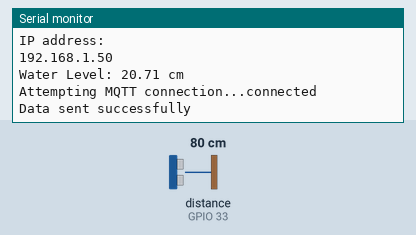
This sketch was run on a simulated ESP32. Shown: the last lines printed to the serial monitor. Wiring (inferred from the names in the program): ultrasonic range finder: trigger GPIO 32; echo GPIO 33. The test bench sets the inputs (shaded band); at power-on: distance to the obstacle (sensor on GPIO 33) 80 cm. The echo pulse lasts 58.3 µs per cm; WiFi joins after 1.5 s; servers stay silent unless stated; no MQTT or app messages arrive unless stated.

Above: at 2.7 s.
2.8 s: distance to the obstacle (sensor on GPIO 33) set to 2 cm
At 4.4 s:
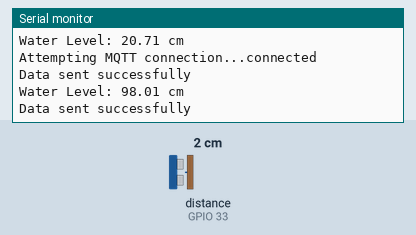
5.5 s: distance to the obstacle (sensor on GPIO 33) set to 4 cm
At 6.0 s:
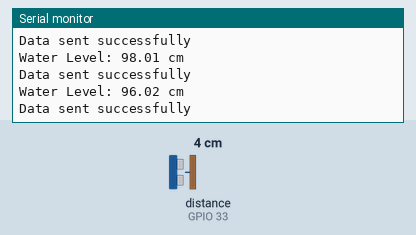
Timing chart, 0 to 8.5 s (numbered marks = the images above; inputs shaded):
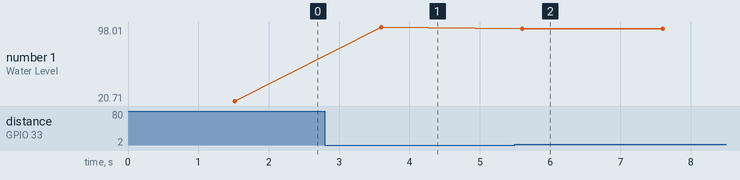

The sketch:

water_level.ino
```cpp
#include <WiFi.h>
#include <PubSubClient.h>
#include <ArduinoJson.h>

const char* ssid = "Flow";     // WiFi name
const char* password = "jensss889";    // WiFi password

const char* mqtt_server = "192.168.80.105";
const char* topic_water_level = "sensor/ultrasonic";

const int trigPin = 32;   // Ultrasonic sensor trigger pin
const int echoPin = 33;   // Ultrasonic sensor echo pin
const int max_water_level = 100;

WiFiClient espClient;
PubSubClient client(espClient);

void setup() {
  pinMode(trigPin, OUTPUT);
  pinMode(echoPin, INPUT);
  Serial.begin(9600);
  setup_wifi();
  client.setServer(mqtt_server, 1883);
}

void setup_wifi() {
  delay(10);
  Serial.println();
  Serial.print("Connecting to ");
  Serial.println(ssid);
  WiFi.begin(ssid, password);
  while (WiFi.status() != WL_CONNECTED) {
    delay(500);
    Serial.print(".");
  }
  Serial.println("");
  Serial.println("WiFi connected");
  Serial.println("IP address: ");
  Serial.println(WiFi.localIP());
}

void reconnect() {
  while (!client.connected()) {
    Serial.print("Attempting MQTT connection...");
    if (client.connect("ESP32")) {
      Serial.println("connected");
    } else {
      Serial.print("failed, rc=");
      Serial.print(client.state());
      Serial.println(" try again in 5 seconds");
      delay(5000);
    }
  }
}

float readWaterLevel() {
  digitalWrite(trigPin, LOW);
  delayMicroseconds(2);
  digitalWrite(trigPin, HIGH);
  delayMicroseconds(10);
  digitalWrite(trigPin, LOW);
  float duration = pulseIn(echoPin, HIGH);
  float distance = duration * 0.034 / 2;
  float relative_distance = max_water_level - distance;
  return relative_distance;
}

void loop() {
  float water_level = readWaterLevel();

  Serial.print("Water Level: ");
  Serial.print(water_level);
  Serial.println(" cm");

  if (!client.connected()) {
    reconnect();
  }
  client.loop();

  int relative_water_level_integer = (int)water_level; // We use water_level for both Serial Monitor and MQTT

  DynamicJsonDocument jsonDoc(200);
  jsonDoc["sensor_id"] = "sensor_ultrasonic";
  jsonDoc["relative_distance_cm"] = relative_water_level_integer;
  jsonDoc["relative_distance"] = relative_water_level_integer;
  char buffer[512];
  serializeJson(jsonDoc, buffer);

  if (client.publish(topic_water_level, buffer)) {
    Serial.println("Data sent successfully");
  } else {
    Serial.println("Data sending failed");
  }

  delay(2000);
}
```

Measured:
- after the input at 2.8 s, the serial monitor: prints a new line after 0.80 s (image 1)
- after the input at 5.5 s, the serial monitor: prints a new line after 0.10 s (image 2)
- plotted number 1: 20.71 → 98.01 after the input at 2.8 s, 98.01 → 96.02 after the input at 5.5 s
